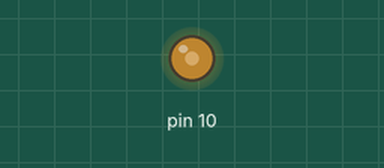
The sketch below on a simulated Arduino Uno, built with avr-gcc and run on an emulated ATmega328P. Shown: output pins drawn as LEDs (lit = HIGH).

Above: at 0.1 s.
At 4.1 s:
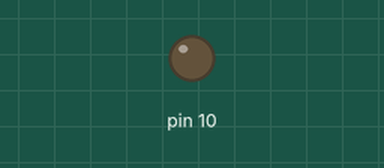
Timing chart, 0 to 5.6 s (numbered marks = the images above):
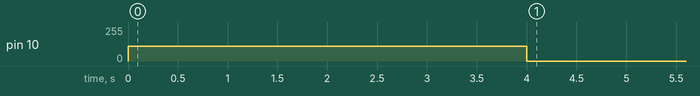

The sketch:

413_3.ino
```cpp
//p.236

#include <TimerOne.h>

const int BUZZER = 10;

const int melody[] = {
  262, 294, 330, 349, 393, 440, 494, 523,
};

void setup() {
  Timer1.initialize();
  Timer1.pwm(BUZZER, 0);

  Timer1.setPwmDuty(BUZZER, 450); //0~1023

  for(int note=0;note<8;note++){
    Timer1.setPeriod(1000000/melody[note]);
    delay(500);
  }

  Timer1.setPwmDuty(BUZZER, 0);
}

void loop() {

}
```
